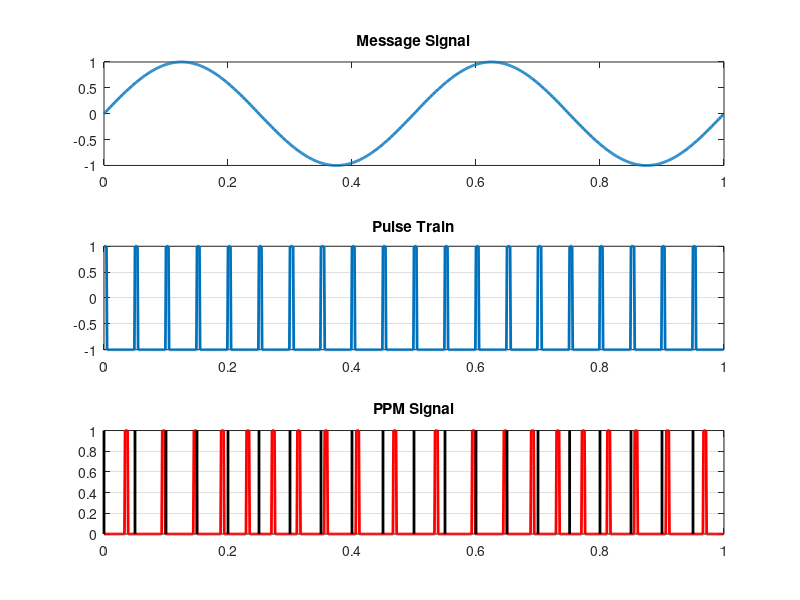

Recreate this plot in MATLAB.
fm = 2;
fc = 20;
fs = 1000;
t = 1;
n = 0:1/fs:t;
n = n(1:end-1);
duty = 10;
% no. of samples in one square wave period
per = fs/fc;
on_t = per/duty;

s = square(2*pi*fc*n, duty);
list = {};
for i = 1:length(s)-1
    if s(i) == -1 && s(i+1) == 1
        list{end+1} = i+1;
    end
end
list = [{1}, list];

% Message Signal
m = sin(2*pi*fm*n);

% Triangular wave
A = 1.25;
c = A.*sawtooth(2*pi*fc*n);   % Carrier sawtooth


id = find(c > m);
idd = diff(id);
iddd = find(idd ~=1);
temp(1) = id(1);
temp(2:length(iddd)+1) = id(iddd+1);
ppm = zeros(1,length(s));

for i = 1:length(temp)
    ppm(temp(i): temp(i) + on_t - 1) = 1;
end

subplot(3,1,1); plot(n,m,'LineWidth',2); title('Message Signal'); hold on;
subplot(3,1,2); plot(n,s,'LineWidth',2); title('Pulse Train'); grid on;
subplot(3,1,3);
plot(n,ppm,'LineWidth',2, 'Color', 'r');
hold on
title('PPM Signal'); grid on;
for i = 1:length(list)
    value = n(list{i});
    line([value, value], ylim, 'Color', 'k', 'LineWidth', 2);
    hold on
end




